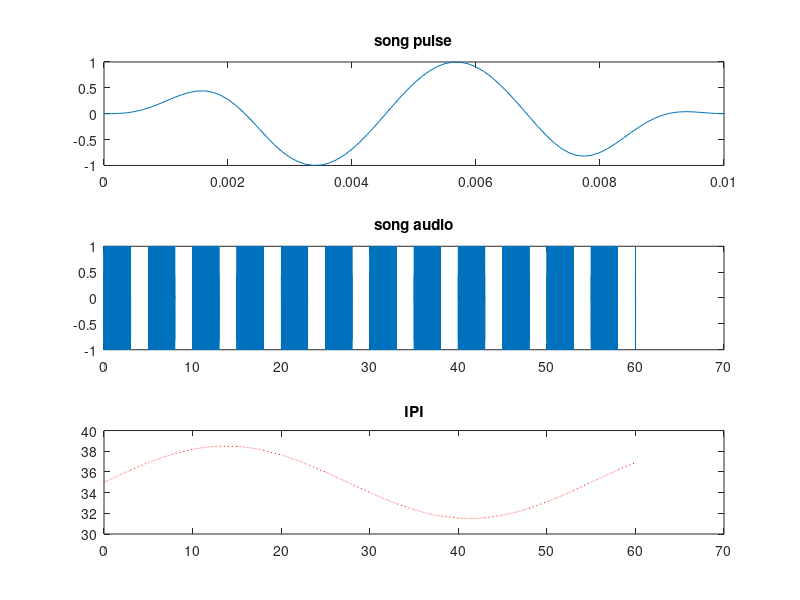

Here is the MATLAB script that generated this plot:
%Drosophilia courtship song simulator
%
%   Generates a song consisting of multiple phrases, separated by silence.
%   Each phrase consists of short pulses, separated by a slowly oscllating
%   inter-pulse-interval.
%
%   PARAMETERS
%
%   Defining pulse timing
%       meanIPI         mean interval between pulses (ms)
%       IPIOscPeriod    period of IPI oscillation (sec)
%       IPIOscAmp       amplitude of oscillation (proportion of mean, assume 10%)
%       IPIJitter       sd of random jitter added to each IPI (ms)
%       
%   Defining the component pulses themselves
%       pulseFreq       carrier frequency of pulse (Hz)
%       pulseDuration   duration of pulse (ms)
%       pulseRise       rise/fall time of pulse (ms), 3ms default
%
%   Defining overal phrase structure
%       songDuration    (s)
%       silenceDuration (s)
%       numPhrases      
%
%   Sound Synthesis
%       Fs              sampling rate of generated sound
%       filename        filename to save
%
%   OUTPUTS
%       snd             fly song
%       tSnd            timebase for song (e.g. plot(tSnd, snd))
%       pulse           component pulse of the song
%       tPulse          timebase for pulse (e.g. plot(tPulse, pulse)
%       tIPI            time of occurence for each pulse
%       IPIList         list of IPIs (plot(tIPI, IPIList))
%       idealIPIList    list of idealized IPIs (non-jittered)
%
%   JRI 12/22/04

%% PARAMETERS %%

filename = 'testsong.wav';

%test some basic values
meanIPI         = 35;   %msec
IPIOscPeriod    = 55;   %sec
IPIOscAmp       = 0.1;   % assumed: 10%
IPIJitter       = 0;    %try 0.25; %sd of pulse onset time jitter (in ms)

pulseFreq       = 220;  %Hz
pulseDuration   = 10;   %ms
pulseRise       = 3;    %ms

songDuration    = 3;    %seconds
silenceDuration = 2;    %seconds
soundDuration   = 60;   %total length of sound in seconds

Fs = 8000; %sample rate

%%%%%%%%%%%%%%%%%%
%% generate sound
%%%%%%%%%%%%%%%%%%

snd = zeros(1,round(soundDuration*Fs)); %start with silence

%synthesize basic pulse, shape its envelope
tPulse = 0:(1/Fs):(pulseDuration/1000);
pulse = sin(2*pi*pulseFreq*tPulse);
risePts = round(pulseRise/1000 * Fs); 
riseEnv = 1 - (cos(0.5 * pi * [0:(risePts-1)]/risePts) .^ 2);
fallEnv = riseEnv(end:-1:1);
pulse(1:risePts) = pulse(1:risePts) .* riseEnv;
pulse(end-risePts+1:end) = pulse(end-risePts+1:end) .* fallEnv;

figure
subplot(3,1,1)
plot(tPulse,pulse)
title('song pulse')

%now place pulses into sound, based on oscillating IPI
phraseDuration = (songDuration + silenceDuration);

t = 0;
phraseNum = 1;
%record IPI and pulse times
tIPI = [];
IPIList = [];
idealIPIList = [];

while (t < soundDuration - .2),
   %if we've reached the end of the song in current phrase, skip to next phrase
   if (t > songDuration + phraseDuration * (phraseNum -1)),
      t = t + silenceDuration;
      phraseNum = phraseNum + 1;
   end
   
   %place a pulse at current time
   idx = round(t * Fs) + 1;
   pulseIdx = idx:(idx+length(pulse)-1);
   snd(pulseIdx) = pulse;
   
   %get the idealized IPI (in ms) for this time in cycle
   idealIPI = meanIPI * ( 1 + IPIOscAmp * sin(2*pi*(1/IPIOscPeriod)*t) );
   %jitter this by a random amount
   IPI = idealIPI + randn(1,1)*IPIJitter;
   %record current pulse time, and current IPI
   tIPI = [tIPI t];
   IPIList = [IPIList IPI];
   idealIPIList = [idealIPIList idealIPI];
   %advance time to next pulse
   t = t + IPI/1000;
end

tSnd = (0:length(snd)-1) * (1/Fs);

subplot(3,1,2)
plot(tSnd, snd)
title('song audio')

subplot(3,1,3)
plot(tIPI,IPIList,'o')
plot(tIPI,idealIPIList,'r:')
title('IPI')

audiowrite(filename,snd,Fs)


